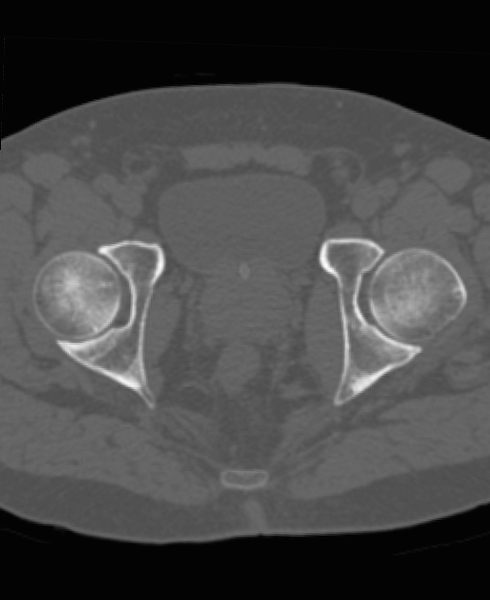
#> input picture mba-10/CT.png, 490 x 600 px
$ jupyter execute MBA_10.ipynb
#> lines starting #> are read from the running program, lines starting #| are printed output that depends on the picture
<center> <h5>Wintersemester 2024/25</h5> </center>
<center> <h1>Medizinische Bildanalyse</h1> </center>
<center> <h3>Aufgabenblatt 10</h3> </center>
<center> <h5>16. Dezember 2024</h5> </center>
<center> <h5>
    Prof. Dr. Thomas Schultz,
    <a href = "mailto: jlen@uni-bonn.de">Jonathan Lennartz</a>,
    <a href = "mailto: jgruen@uni-bonn.de">Dr. Johannes Grün</a>
</h5> </center>
<center> <h5>Abgabefrist: <b>07.01.2025, 10:00 Uhr, via eCampus</b></h5> </center>
</br>

### Aufgabe 1 (Berechnung einer  Referenzform, 20 Punkte)

<table><tr>
<td>  </td>
<td>  </td>
</tr></table>
<center>Abbildung: Die gegeben Formen (links) und das Ergebnis ihrer Ausrichtung auf die geschätzte Referenz (rechts).</center>
In dieser Aufgabe erstellen wir anhand eines kleinen Beispiels selbst eine Referenzform, mit dem Algorithmus von Folie 66. Der Jahreszeit gemäß nutzen wir hierzu vier verschiedene Weihnachtsbäume, deren Stützpunkte in der Datei `tree.npz` als 3D-Array `arr_0` der Form (4,2,16) (Bäume, x/y-Koordinaten, Stützpunkte) gegeben sind.

a) Lest als erstes die Formen ein und plottet sie, z.B. mit `matplotlib.pyplot.plot`. Wählt das Seitenverhältnis Eures Plots so, dass die Formen unverzerrt dargestellt werden. (4P)

_Lösung:_

[cell 1]
import matplotlib.pyplot as plt
import numpy as np

data = np.load("trees.npz")
#> (reads mba-10/trees.npz from the repository)
trees = data['arr_0']

num_trees, _, n_points = trees.shape

def plot_trees(trees):
    num_trees, _, _ = trees.shape

    for t in range(num_trees):
        plt.plot(trees[t, 0, :], trees[t, 1, :])

    plt.axis("scaled")
    plt.grid(True)
    plt.show()

plot_trees(trees)

b) Schreibt nun eine Funktion, die die Formen auf den auf den Ursprung zentriert zurückgibt und plottet das Ergebnis. (3P)

_Lösung:_

[cell 2]
def center_trees(trees):
    centers = np.average(trees, axis=2)
    return trees - centers[..., None]

centered = center_trees(trees)
plot_trees(centered)

c) Schreibt eine Funktion, die die zentrierten Form normiert zurückgibt und plottet das Ergebnis. (3P)

_Lösung:_

[cell 3]
def scale_trees(trees):
    norms = np.linalg.norm(trees, axis=(1,2))
    return trees / norms[..., None, None]

scaled = scale_trees(centered)
plot_trees(scaled)

d) Schreibt eine Funktion, die zwei zentrierte Formen *t1, t2* als Argumente entgegennimmt, mit der Singulärwertzerlegung (Folie 64) die optimale Rotation von Form *t1* zu *t2* berechnet und die Rotationsmatrix zurückgibt. Gebt einen Fehler aus, wenn die Determinante negativ ist. Nutzt diese Funktion, um alle Weihnachtsbäume auf den ersten zu rotieren und plottet das Ergebnis. (5P)

_Lösung:_

[cell 4]
def optimal_rotation(t1, t2):
    W = t1 @ t2.T
    U, S, Vh = np.linalg.svd(W)
    V = np.conj(Vh.T)
    R = V @ U.T

    if np.isclose(np.linalg.det(R), -1.0):
        print("Determinant of R is -1.0")

    return R

def align_tree_to(tree, reference):
    R = optimal_rotation(tree, reference)
    return R @ tree

def align_trees_to(trees, reference):
    result = np.zeros_like(trees)

    for i in range(trees.shape[0]):
        result[i] = align_tree_to(trees[i], reference)

    return result

def align_trees(trees):
    return align_trees_to(trees, trees[0])

aligned = align_trees(scaled)
plot_trees(aligned)

e) Nutzt nun diese Bausteine, um den Algorithmus zur Berechnung einer Referenzform (Folie 67) zu implementieren. Im ersten Schritt zentriert ihr jede der gegebenen Formen auf den Ursprung und normiert sie. Ihr könnt davon ausgehen, dass die (zentrierte und normierte) erste Form als initiale Referenz $\bar{x}_{0}$ genutzt werden soll. Wiederholt dann die folgenden Schritte, bis $\| \bar{x}_{j+1} - \bar{x}_j \| \leq \varepsilon$:

- Richtet alle Formen an $\bar{x}_j$ aus, nennt die Resultate $x_i'$
- Berechnet $\bar{x}_{j+1} = \frac{1}{m} \sum_{i=1}^m x_i'$
- Richtet $\bar{x}_{j+1}$ an $\bar{x}_0$ aus und normiert auf $\|\bar{x}_{j+1}\|=1$

Plottet nach jedem Schritt die ausgerichteten Formen, sowie die aktuelle Referenz. (5P)

_Lösung:_

[cell 5]
def plot_iteration_step(trees, reference):
    fig, axes = plt.subplots(1, 2)

    axes[0].set_title("Ausgerichtete Formen")
    for t in range(trees.shape[0]):
        axes[0].plot(trees[t, 0, :], trees[t, 1, :])
    axes[0].axis("scaled")
    axes[0].grid(True)

    axes[1].set_title("Referenzform")
    axes[1].plot(reference[0, :], reference[1, :])
    axes[1].axis("scaled")
    axes[1].grid(True)

    plt.show()

[cell 6]
def referenzform(trees):
    eps = 1e-4

    x_i = scale_trees(center_trees(trees)) # Entspricht x_i'

    initial = np.copy(x_i[0]) # Entspricht \bar{x}_0
    reference = np.copy(x_i[0]) # Entspricht \bar{x}_j

    iteration = 1

    print("Initialisierung")
    plot_iteration_step(x_i, reference)

    while True:
        # Schritt 1: Formen an \bar{x}_j ausrichten
        next_x_i = align_trees_to(x_i, reference)

        # Schritt 2: \bar{x}_{j+1} als Durchschnitt über ausgerichtete Formen setzen
        next_reference = np.average(next_x_i, axis=0)

        # Schritt 3.1: \bar{x}_{j+1} an \bar{x}_0 ausrichten
        next_reference = align_tree_to(next_reference, initial)

        # Schritt 3.2: \bar{x}_{j+1} normieren
        next_reference /= np.linalg.norm(next_reference)

        # Schritt 4: Norm berechen
        norm = np.linalg.norm(next_reference - reference)

        print(f"Iteration {iteration}, Norm={norm}")
        plot_iteration_step(next_x_i, next_reference)

        reference = next_reference
        x_i = next_x_i
        iteration += 1

        if norm <= eps:
            break

    return x_i

aligned = referenzform(trees)

### Aufgabe 2 (Berechnung eines Formmodells, 10 Punkte)

Nachdem wir in Aufgabe 1 die Referenzform berechnet haben, möchten wir nun die Deformationen über eine Hauptkomponenten-Analyse modellieren, vgl. Folie 69.

a) Stellt die ausgerichteten Formen aus 1e) nun statt als 3D-Array als $4\times 32$ Matrix dar, deren Spalten sowohl die x- als auch die y-Koordinaten enthalten. Falls Ihr 1e) nicht gelöst habt, geben wir diese Matrix in `tree.npz` als `arr_1` vor, damit Ihr die übrigen Schritte bearbeiten könnt. (2P)

_Lösung:_

[cell 7]
data = np.load('trees.npz')
aligned_trees = data['arr_1']

def plot_reshaped_trees(trees, title=""):
#> called with trees = array of shape (4, 32), title = ''
    for t in range(trees.shape[0]):
        plt.plot(trees[t, :16], trees[t, 16:])

    plt.title(title)
    plt.axis("scaled")
    plt.grid(True)
    plt.show()

plot_reshaped_trees(aligned_trees)

b) Berechnet eine Hauptkomponentenanalyse der ausgerichteten Formen. Wie viele Komponenten benötigt man, um 98% der totalen Varianz abzudecken? (4P)
_Tipp:_ Hierzu könnt Ihr die Implementierung in `sklearn.decomposition.PCA` nutzen.

_Lösung:_

[cell 8]
from sklearn.decomposition import PCA

pca = PCA()
pca.fit(aligned_trees)

cumulative_variance_ratios = np.cumsum(pca.explained_variance_ratio_)
components_needed = np.argmax(cumulative_variance_ratios >= 0.98) + 1

print(f"Relative Varianzen: {pca.explained_variance_ratio_}")
print(f"Kumulative relative Varianzen: {cumulative_variance_ratios}")
print(f"Benötigte Komponenten: {components_needed}")

c) Visualisiert die Deformation in der ersten Hauptkomponente, indem ihr $\pm3\sqrt{\lambda_1}$ mal der ersten Hauptkomponente auf die Referenz addiert. (4P)
_Tipp:_ Die Eigenwerte speichert scikit-learn in `explained_variance_`.

_Lösung:_

[cell 9]
deformed_1 = aligned_trees + 3 * np.sqrt(pca.explained_variance_[0]) * pca.components_[0]
deformed_2 = aligned_trees - 3 * np.sqrt(pca.explained_variance_[0]) * pca.components_[0]

plot_reshaped_trees(deformed_1, "$ +3 \\sqrt{ \\lambda_1 } $")
#> call 2 of plot_reshaped_trees, with trees = array of shape (4, 32), title = '$ +3 \\sqrt{ \\lambda_1 } $'
#> in plot_reshaped_trees (call 2), `plt.show()`:
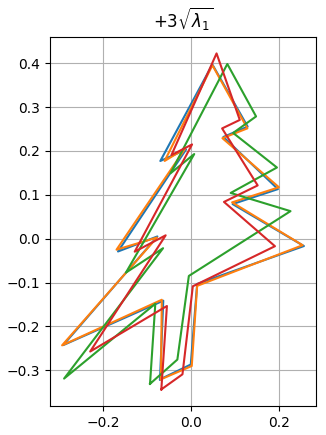
#> figure drawn by matplotlib, 1 panel
plot_reshaped_trees(deformed_2, "$ -3 \\sqrt{ \\lambda_1 } $")
#> call 3 of plot_reshaped_trees, with trees = array of shape (4, 32), title = '$ -3 \\sqrt{ \\lambda_1 } $'
#> in plot_reshaped_trees (call 3), `plt.show()`:
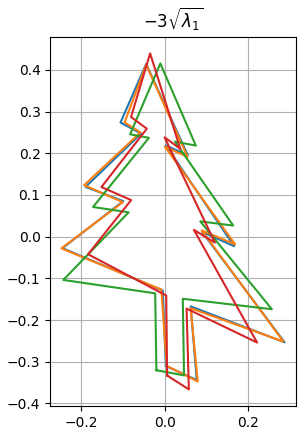
#> figure drawn by matplotlib, 1 panel

### Aufgabe 3 (Visuelle Bewertung von Multi-Modaler Registrierung, 10 Punkte)

<table><tr>
<td>  </td>
<td>  </td>
</tr></table>

In dieser Aufgabe geht es um die visuelle Evaluierung der Registrierung zweier medizinischer Bilddaten unterschiedlicher Modalitäten (CT und MRT), konkret aus dem Beckenbereich. Schaut euch hierzu die zwei nicht perfekt registrierten Bilder ```CT.png``` und ```MRT.png``` an. Ziel ist es, verschiedene Visualisierungsansätze zu implementieren, die euch helfen, etwaige Ungenauigkeiten in der Registrierung besser wahrzunehmen.

&nbsp;
a) Implementiert eine Funktion, die die beiden Bilder in unterschiedlichen Farbkanälen übereinander legt (z.B. MRT in rot, CT in grün). Um später besser bewerten zu können, welche Konfigurationen euch am besten helfen, Registrierungsfehler zu erkennen, soll die Funktion die Farbkanalzuweisung als Argument übergeben bekommen. (3P)

[cell 10]
# Lösung
import matplotlib.pyplot as plt
import numpy as np
import skimage as ski

ct = ski.io.imread('CT.png', as_gray=True)
#> ct is the input picture: shape (600, 490) float64; min 0, max 1, mean 0.28
mrt = ski.io.imread('MRT.png', as_gray=True)
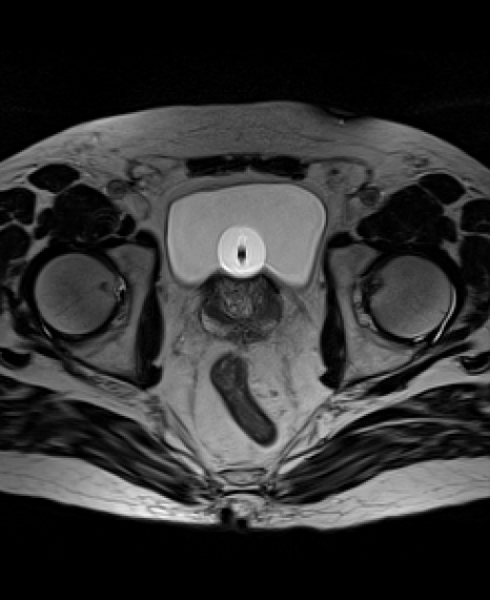
#> input picture mba-10/MRT.png, 490 x 600 px
#> mrt is the input picture: shape (600, 490) float64; min 0, max 1, mean 0.196

def layer_images(img1, img2, channel1, channel2):
    # Channels: 0 -> red, 1 -> green, 2 -> blue
#> called with channel1 = 0, channel2 = 1
    h, w = img1.shape
#> h = 600; w = 490
    layered = np.zeros((h, w, 3), dtype=float)

    layered[..., channel1] = img1
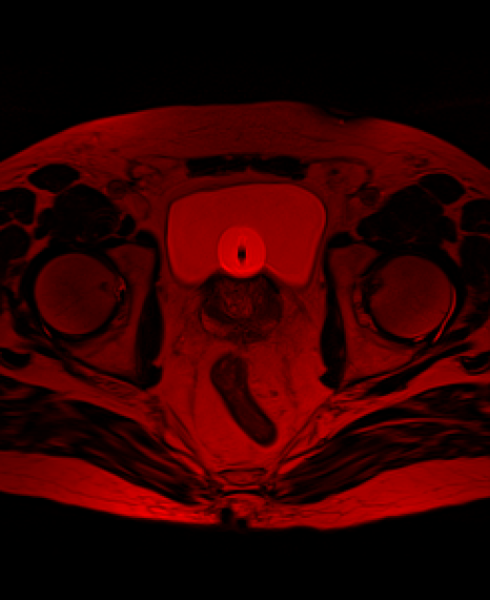
#> layered: shape (600, 490, 3) float64; mean of channels 0, 1, 2 0.196, 0, 0; drawn as R, G, B
    layered[..., channel2] = img2
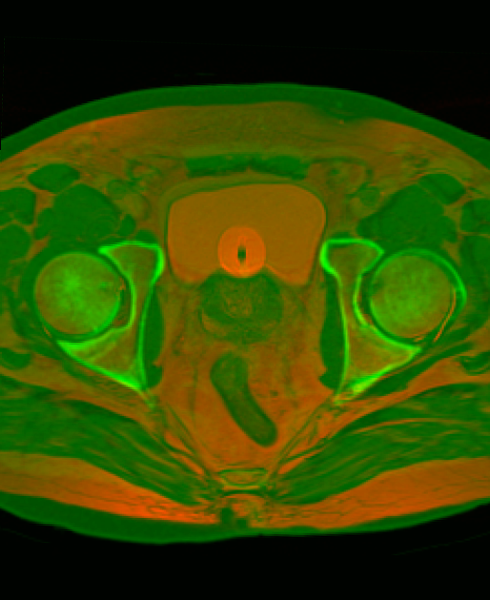
#> layered: shape (600, 490, 3) float64; mean of channels 0, 1, 2 0.196, 0.28, 0; drawn as R, G, B

    return layered

layered = layer_images(mrt, ct, 0, 1)

plt.imshow(layered)
plt.axis('off')
plt.show()

&nbsp;
b) Implementiert nun eine Checkerboard-Visualisierung: Unterteilt das Ausgabebild in quadratische Patches, die abwechselnd aus dem MRT- und dem CT-Bild stammen. Der Patchgrößenparameter soll hierbei direkt an die Funktion übergeben werden, um verschieden große Checkerboards vergleichen zu können. Achtet dabei auf eine geeignete Handhabung von Randbereichen. (5P)

[cell 11]
def create_checkerboard(img1, img2, patch_size):
#> called with patch_size = 50
    checkerboard = np.zeros_like(img1)
    rows, cols = img1.shape
#> rows = 600; cols = 490
    for i in range(0, rows, patch_size):
        for j in range(0, cols, patch_size):
            if (i // patch_size + j // patch_size) % 2 == 0:
                checkerboard[i:i+patch_size, j:j+patch_size] = img1[i:i+patch_size, j:j+patch_size]
            else:
                checkerboard[i:i+patch_size, j:j+patch_size] = img2[i:i+patch_size, j:j+patch_size]
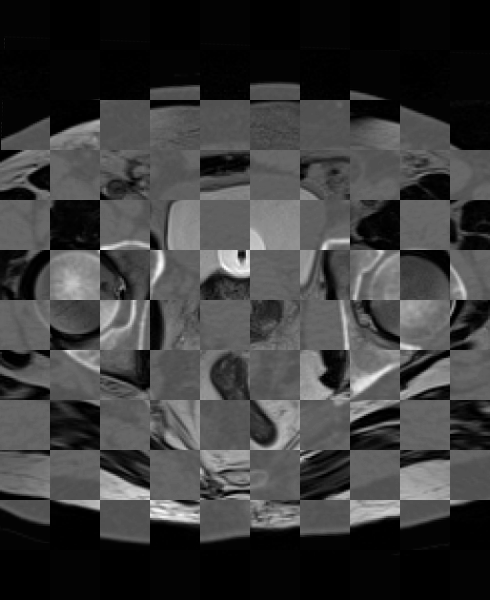
#> checkerboard: shape (600, 490) float64; min 0, max 1, mean 0.237

    return checkerboard

patch_size = 50
checkerboard = create_checkerboard(ct, mrt, patch_size)

plt.imshow(checkerboard, cmap='gray')
plt.axis('off')
plt.show()

&nbsp;
c) Probiert verschiedene Farbkanalzuweisungen für die Überlagerung sowie unterschiedliche Patchgrößen für das Checkerboard aus. Welche Konfigurationen eignen sich eurer Meinung nach am besten, um die Registrierung qualitativ zu beurteilen? Begründet eure Wahl. (2P)

[cell 12]
# Lösung
def test_patch_sizes(img1, img2):
    #patch_sizes = [16, 32, 64, 128, 256]
    patch_sizes = [50, 75, 100, 125, 150, 175]

    plt.figure(figsize=(20, 20))

    for i, patch_size in enumerate(patch_sizes):
        checkerboard = create_checkerboard(ct, mrt, patch_size)

        plt.subplot(1, len(patch_sizes), i + 1)
        plt.imshow(checkerboard, cmap='gray')
        plt.axis('off')
        plt.title(f'Patch Size: {patch_size}')

    plt.show()
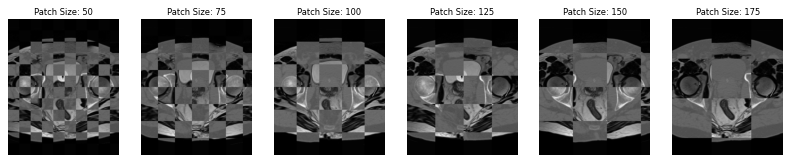
#> figure drawn by matplotlib, 6 panels


color_dict = {0: 'red', 1: 'green', 2: 'blue'}

def test_color_combinations(img1, img2):
    color_combinations = [(0, 1), (1, 0), (0, 2), (2, 0), (1, 2), (2, 1)]

    plt.figure(figsize=(20, 20))

    for i, (c1, c2) in enumerate(color_combinations):
        rgb = layer_images(img1, img2, c1, c2)

        plt.subplot(1, len(color_combinations), i + 1)
        plt.imshow(rgb)
        plt.axis('off')
        plt.title(f'CT: {color_dict[c1]}, MRT: {color_dict[c2]}')
#> this loop made 6 passes
#> pass 1, in test_color_combinations, `rgb = layer_images(img1, img2, c1, c2)`:
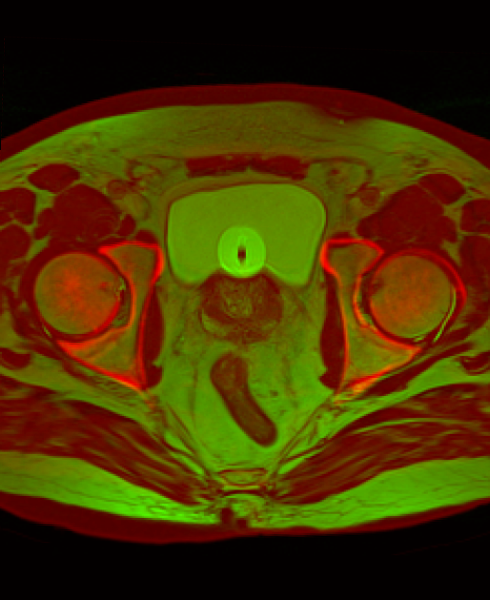
#> rgb: shape (600, 490, 3) float64; mean of channels 0, 1, 2 0.28, 0.196, 0; drawn as R, G, B
#> pass 3, in test_color_combinations, `rgb = layer_images(img1, img2, c1, c2)`:
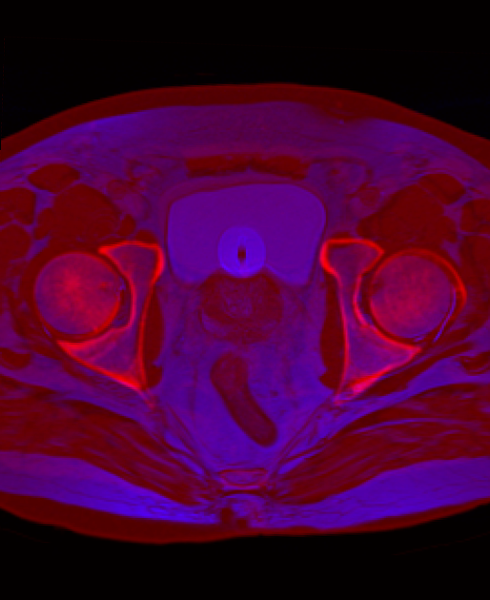
#> rgb: shape (600, 490, 3) float64; mean of channels 0, 1, 2 0.28, 0, 0.196; drawn as R, G, B

    plt.show()
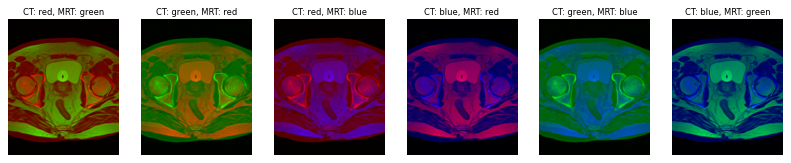
#> figure drawn by matplotlib, 6 panels

test_patch_sizes(ct, mrt)
test_color_combinations(ct, mrt)
